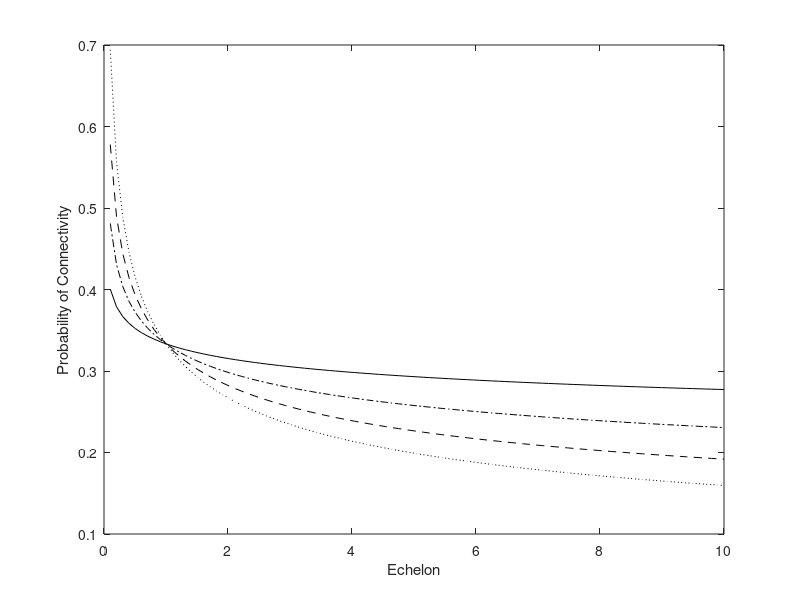

The MATLAB script that drew this image: (Note: this script raises an error after producing the figure.)
%% Federation Among Remote Military Data Stores In Austere Environments
% Steve Mazza
% SE4960
%

%% Probability of Connectivity Graph
%

clc; clear all; close all;

k = 10;             % graph diameter without short cuts (# echelons)
xmin = 0;
xmax = k;
ymin = 0;
ymax = 1;

x = linspace(xmin,xmax);
y = linspace(ymin,ymax);

K = 3;              % adjust to accelerate or decelerate decay. 
n = 0.04;           % in general, vary from 0 to 1.

set(0,'DefaultAxesColorOrder',[0 0 0], ...
      'DefaultAxesLineStyleOrder','-|-.|--|:');
axis([xmin xmax ymin ymax]);

plot(x,1./(K*x.^(2*n)), ...
    x,1./(K*x.^(4*n)), ...
    x,1./(K*x.^(6*n)), ...
    x,1./(K*x.^(8*n)));

axis normal;
xlabel('Echelon');
ylabel('Probability of Connectivity');
legend(strcat('n=',num2str(n)), ...
    strcat('n=',num2str(2*n)), ...
    strcat('n=',num2str(3*n)), ...
    strcat('n=',num2str(4*n)),0);

%% Bandwidth
%

clc; clear all; close all;

k = 5;             % graph diameter without short cuts (# echelons)
xmin = 0;
xmax = k;
ymin = 2.8;
ymax = 100;

x = linspace(xmin,xmax);
y = linspace(ymin,ymax);

K = 100;              % adjust to accelerate or decelerate decay. 
n = 0.001;           % in general, vary from 0 to 1.

set(0,'DefaultAxesColorOrder',[0 0 0], ...
      'DefaultAxesLineStyleOrder','-|-.|--|:');
axis([xmin xmax ymin ymax]);

plot(x,1./n*K^n*x.^(-n-1));

%axis normal;
xlabel('Echelon');
ylabel('Bandwidth in Kilobytes');
% legend(strcat('n=',num2str(n)), ...
%     strcat('n=',num2str(2*n)), ...
%     strcat('n=',num2str(3*n)), ...
%     strcat('n=',num2str(4*n)),0);
